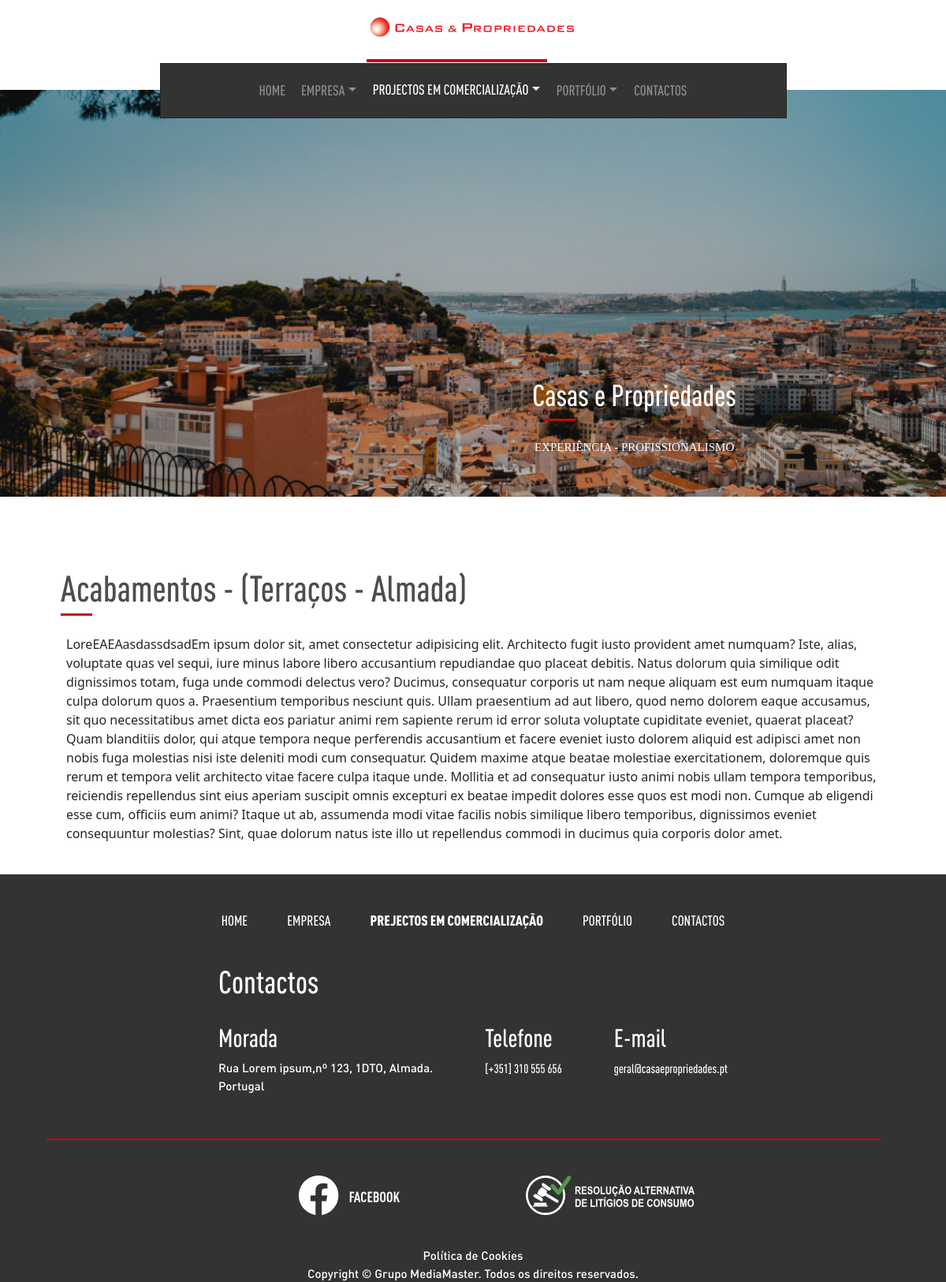
Page /acabamentos.php?id=1 on the committed database.
### tables this page shows
CREATE TABLE `carousel` (
  `id` int(11) NOT NULL,
  `imagem` varchar(1000) NOT NULL,
  `titulo` varchar(100) NOT NULL,
  `texto` varchar(500) NOT NULL
);

CREATE TABLE `projectos` (
  `id` int(11) NOT NULL,
  `nome` varchar(500) NOT NULL,
  `acabamentos` text NOT NULL,
  `planta` text NOT NULL
);

CREATE TABLE `contactos` (
  `id` int(11) NOT NULL,
  `morada` varchar(500) NOT NULL,
  `telefone` varchar(500) NOT NULL,
  `email` varchar(500) NOT NULL,
  `facebook` varchar(500) NOT NULL,
  `email_form` varchar(500) NOT NULL
);

### acabamentos.php (called while the page is built)
<?php
$current_menu = "projectos";
require "components/header.php";
require "views/acabamentos_view.php";
require "components/footer.php";
?>

### helpers/_base_de_dados_helper.php (called while the page is built, shortened)
<?php
$base_dados = [
  "host" => "localhost",
  "dbname" => "casas_e_prop_bd",
  "user" => "root",
  "pass" => "",
];
$pdo = new PDO("mysql:host=$base_dados[host];dbname=$base_dados[dbname];charset=utf8mb4","$base_dados[user]","$base_dados[pass]");
function selectSql($sql){
  global $pdo;
  $consulta = $pdo->query($sql);
  $resultado = $consulta->fetchAll(PDO::FETCH_ASSOC);
  return $resultado;
}
function selectSqlUnico($sql){
  global $pdo;
  $consulta = $pdo->query($sql);
  $resultado = $consulta->fetch(PDO::FETCH_ASSOC);
  return $resultado;
}
?>

### helpers/carousel_helper.php (called while the page is built)
<?php
function getCarousel(){
  $resultado = selectSql("SELECT * FROM carousel");
  return $resultado;
}
?>

### helpers/projecto_helper.php (called while the page is built, shortened)
<?php
function getProjetoEspecifico($id){
  $resultado = selectSqlUnico("SELECT * FROM projectos WHERE id=$id LIMIT 1");
  return $resultado;
}
?>

### helpers/contactos_helper.php (called while the page is built)
<?php
function getContactos(){
  $resultado = selectSqlUnico("SELECT * FROM contactos");
  return $resultado;
}
?>

### views/acabamentos_view.php (the view, shortened to what this page needs)
<?php
  $form = !empty($_GET["id"]);
  if($form){
    $id = intval($_GET["id"]);
    $pe = getProjetoEspecifico($id);
  }
?>
  <main class="container-fluid pt-5 px-0">
    <div class="row title mb-4 ps-1">
      <div class="col-12">
        <h1>Acabamentos - (<?= $pe["nome"] ?>) </h1>
        <div class="red-separator"></div>
      </div>
    </div>
    <div class="row mb-4 px-5 px-5">
      <div class="col-12 px-5 text-justify">
        <?= $pe["acabamentos"] ?>
      </div>
    </div>
  </main>

### components/header.php (shortened to what this page needs)
<?php
  $contactos = getContactos();
  $carousel = getCarousel();
?>
<!DOCTYPE html>
<html lang="pt">
<head>
  <link href="https://cdn.jsdelivr.net/npm/bootstrap@5.3.3/dist/css/bootstrap.min.css" rel="stylesheet">
  <link rel="stylesheet" href="public/fonts/din_pro/stylesheet.css">
  <link rel="stylesheet" href="public/fonts/montserrat/stylesheet.css">
  <link rel="stylesheet" href="public/fonts/open_sans/stylesheet.css">
  <link rel="stylesheet" href="public/css/style.css">
</head>
<body>
  <header class="container-fluid">
    <div class="row">
      <div class="col-12 text-center logo_nav">
        <img src="public/img/extras/logo.svg" alt="logo" id="logotipo">
      </div>
    </div>
    <div class="row">
      <div class="col-12 text-center px-0 ">
        <nav class="navbar navbar-expand-md border border-dark m-auto nav-desktop">
          <div class="container-fluid">
            <div class="collapse navbar-collapse" id="navbarNavDropdown">
              <ul class="navbar-nav m-auto">
                <li class="nav-item">
                  <a class="nav-link <?= ($current_menu == "home") ? "active" : "" ?>" aria-current="page" href="index.php">HOME</a>
                </li>
                <li class="nav-item dropdown">
                  <a class="nav-link <?= ($current_menu == "empresa") ? "active" : "" ?> dropdown-toggle" id="empresa" role="button" data-bs-toggle="dropdown" aria-expanded="false">
                    EMPRESA
                  </a>
                </li>
                <li class="nav-item dropdown">
                  <a class="nav-link <?= ($current_menu == "projectos") ? "active" : "" ?> dropdown-toggle" href="#" role="button" data-bs-toggle="dropdown" aria-expanded="false">
                    PROJECTOS EM COMERCIALIZAÇÃO
                  </a>
                </li>
                <li class="nav-item dropdown">
                  <a class="nav-link <?= ($current_menu == "portfolio") ? "active" : "" ?> dropdown-toggle" href="#" role="button" data-bs-toggle="dropdown" aria-expanded="false">
                    PORTFÓLIO
                  </a>
                </li>
                <li class="nav-item">
                  <a class="nav-link <?= ($current_menu == "contactos") ? "active" : "" ?>" href="contactos.php">CONTACTOS</a>
                </li>
              </ul>
            </div>
          </div>
        </nav>
      </div>
    </div>
    <div class="row">
      <div class="col-12 text-center px-0 header-image">
        <div id="carouselExampleAutoplaying" class="carousel slide" data-bs-ride="carousel">
          <div class="carousel-inner">
            <?php foreach($carousel as $i => $c): ?>
              <div class="carousel-item carousel-item <?= ($i == 0) ? "active" : "" ?>">
                <img src="<?= $c["imagem"] ?>" class="d-block w-100" alt="...">
                <div class="carousel-caption d-flex justify-content-end header-image-caption">
                  <div>
                    <h1><?= $c["titulo"] ?></h1>
                    <div class="red-separator-c"></div>
                    <br>
                    <h4><?= $c["texto"] ?></h4>
                  </div>
                </div>
              </div>
            <?php endforeach?>
          </div>
        </div>
      </div>
    </div>
  </header>

### components/footer.php
  <footer class="container-fluid">
    <div class="row footer-nav">
      <div class="col-12">
        <nav>
          <a href="#" class="<?= ($current_menu == "home") ? "activated" : "" ?>">
            HOME
          </a>
          <a href="#" onclick="abrir_com_delay('empresa')" class="<?= ($current_menu == "empresa") ? "activated" : "" ?>">
            EMPRESA
          </a>
          <a href="#" class="<?= ($current_menu == "projectos") ? "activated" : "" ?>">
            PREJECTOS EM COMERCIALIZAÇÃO
          </a>
          <a href="#" class="<?= ($current_menu == "portfolio") ? "activated" : "" ?>">
            PORTFÓLIO
          </a>
          <a href="#" class="<?= ($current_menu == "contactos") ? "activated" : "" ?>">
            CONTACTOS
          </a>
        </nav>
      </div>
    </div>
    <div class="row">
      <div class="col-12 contacts">
        <div class="contacts-title">
          <h1>Contactos</h1>
        </div>
        <div class="morada">
          <h2>Morada</h2>
          <p>
            <?= $contactos["morada"] ?>
          </p>
        </div>
        <div>
          <h2>Telefone</h2>
          <?= $contactos["telefone"] ?>
        </div>
        <div>
          <h2>E-mail</h2>
          <?= $contactos["email"] ?>
        </div>
      </div>
    <div class="row">
      <div class="col-12 separator-footer">
      </div>
    </div>
    <div class="row">
      <div class="col-12 footer-img">
        <div>
          <a href="">
            <img src="public/img/svg/facebook-branco.svg" alt="facebook">
          </a>
        </div>
        <div>
          <a href="ralc.php">
            <img src="public/img/svg/ralc.svg" alt="ralc">
          </a>
        </div>
      </div>
    </div>
    <div class="cookies-copyright">
      Política de Cookies <br>
      Copyright ©  Grupo MediaMaster. Todos os direitos reservados.
    </div>
  </footer>
</body>
</html>

### public/css/style.css (style rules this page uses)
:root { --cinza: rgb(77, 77, 77); --cinza-escuro: rgb(51, 51, 51); --cinza-claro: rgb(102, 102, 102); --cinza-contactos: rgb(241, 241, 241); --vermelho: rgb(198, 2, 26); --branco: rgb(255, 255, 255); --preto: rgb(0, 0, 0); }
body { margin: 0px auto; max-width: 1280px; min-width: 360px; }
.red-separator { background-color: rgb(194, 11, 11); width: 40px; height: 3px; margin: 5px 0px 0px 73px; }
.red-separator-c { background-color: rgb(194, 11, 11); width: 40px; height: 3px; margin: -15px 0px 0px 15px; }
header #logotipo { max-width: 280px; margin: 15px 0px 25px 0px; }
header .nav-desktop { background-color: var(--cinza-escuro); height: 70px; width: 795px; z-index: 1; }
header nav .nav-item .nav-link { font-family: 'DIN-cond-med'; font-size: 18px; color: rgba(255, 255, 255, 0.45); padding-top: 21px; position: relative; bottom: 9px; border-top: 5px solid transparent; margin: 0px 2px 0px 2px; }
.dropdown-toggle::after { margin: 1px; }
.navbar-nav .nav-link.active, .navbar-nav .nav-link.show { color: var(--branco); }
.navbar-nav .nav-link.active { border-top: 4px solid var(--vermelho); }
header .header-image { margin: auto; margin: -36px 0px 18px 0px; height: fit-content; }
header .carousel-caption { padding-right: 86px; height: 156px; flex-wrap: wrap; color: white; z-index: 1; }
header .header-image-caption div > h1 { font-family: 'DIN-cond-med'; font-size: 38px; margin-bottom: 22px; }
header .header-image-caption div > h4 { font-family: 'Montserrat'; font-size: 15px; text-transform: uppercase; }
main .title h1 { font-family: 'DIN-cond-med'; font-size: 46px; color: var(--cinza); margin: 22px 0px 0px 73px; }
.carousel-item > div { display: flex; justify-content: center; flex-wrap: wrap; margin: auto; align-items: center; gap: 30px; }
footer { height: fit-content; background-color: var(--cinza-escuro); color: var(--branco); font-family: 'DIN-cond-med'; }
footer nav { margin-top: 45px; display: flex; justify-content: center; column-gap: 50px; }
footer nav a { font-size: 18px; text-decoration: none; color: inherit; min-width: fit-content; }
footer nav .activated { font-family: 'DIN-cond-black'; }
footer .contacts > .contacts-title { font-size: 46px; margin: 40px 0px 20px 0px; width: 650px; }
footer .contacts { margin: auto; max-width: 670px; display: flex; flex-wrap: wrap; justify-content: space-between; }
footer .contacts p { font-family: 'DIN-med'; font-size: 15px; }
footer .separator-footer { background-color: var(--vermelho); height: 2px; margin: 40px auto; width: 90%; }
footer .footer-img { position: relative; left: 42px; top: 5px; display: flex; justify-content: center; column-gap: 160px; }
footer .footer-img div img { height: 50px; }
footer .cookies-copyright { font-family: 'DIN-med'; font-size: 15px; text-align: center; display: flex; justify-content: center; align-items: center; margin-top: 45px; }
.logo_nav { display: flex; align-items: center; justify-content: center; }

### rows in the picture
carousel: imagem (picture), titulo "Casas e Propriedades", texto "EXPERIÊNCIA - PROFISSIONALISMO"
projectos: nome "Terraços - Almada", acabamentos "LoreEAEAasdassdsadEm ipsum dolor sit, amet consectetur adipisicing elit. Architecto fugit iusto provident amet numquam? Iste, alias, voluptate quas vel sequi, iure minus labore libero accusantium repudiandae quo placeat debitis. Natus dolorum quia similique odit dignissimos totam, fuga unde commodi delectus vero? Ducimus, consequatur corporis ut nam neque aliquam est eum numquam itaque culpa dolorum quos a. Praesentium temporibus nesciunt quis. Ullam praesentium ad aut libero, quod nemo dolorem eaque accusamus, sit quo necessitatibus amet dicta eos pariatur animi rem sapiente rerum id error soluta voluptate cupiditate eveniet, quaerat placeat? Quam blanditiis dolor, qui atque tempora neque…"
contactos: morada "Rua Lorem ipsum,nº 123, 1DTO, Almada. Portugal", telefone "[+351] 310 555 656", email "geral@casaepropriedades.pt"
